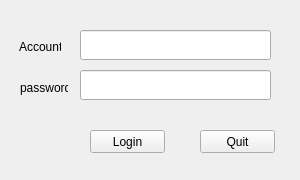
<?xml version="1.0" encoding="UTF-8"?>
<ui version="4.0">
 <class>Form</class>
 <widget class="QWidget" name="Form">
  <property name="geometry">
   <rect>
    <x>0</x>
    <y>0</y>
    <width>300</width>
    <height>180</height>
   </rect>
  </property>
  <property name="sizePolicy">
   <sizepolicy hsizetype="Fixed" vsizetype="Fixed">
    <horstretch>0</horstretch>
    <verstretch>0</verstretch>
   </sizepolicy>
  </property>
  <property name="minimumSize">
   <size>
    <width>300</width>
    <height>180</height>
   </size>
  </property>
  <property name="maximumSize">
   <size>
    <width>300</width>
    <height>180</height>
   </size>
  </property>
  <property name="windowTitle">
   <string>Form</string>
  </property>
  <widget class="QPushButton" name="btn_login">
   <property name="geometry">
    <rect>
     <x>90</x>
     <y>130</y>
     <width>75</width>
     <height>23</height>
    </rect>
   </property>
   <property name="text">
    <string>Login</string>
   </property>
  </widget>
  <widget class="QPushButton" name="btn_quit">
   <property name="geometry">
    <rect>
     <x>200</x>
     <y>130</y>
     <width>75</width>
     <height>23</height>
    </rect>
   </property>
   <property name="text">
    <string>Quit</string>
   </property>
  </widget>
  <widget class="QLabel" name="label">
   <property name="geometry">
    <rect>
     <x>19</x>
     <y>39</y>
     <width>42</width>
     <height>16</height>
    </rect>
   </property>
   <property name="text">
    <string>Account</string>
   </property>
  </widget>
  <widget class="QLineEdit" name="account">
   <property name="geometry">
    <rect>
     <x>80</x>
     <y>30</y>
     <width>191</width>
     <height>30</height>
    </rect>
   </property>
  </widget>
  <widget class="QLabel" name="label_2">
   <property name="geometry">
    <rect>
     <x>20</x>
     <y>80</y>
     <width>48</width>
     <height>16</height>
    </rect>
   </property>
   <property name="text">
    <string>password</string>
   </property>
  </widget>
  <widget class="QLineEdit" name="passtext">
   <property name="geometry">
    <rect>
     <x>80</x>
     <y>70</y>
     <width>191</width>
     <height>30</height>
    </rect>
   </property>
   <property name="echoMode">
    <enum>QLineEdit::Password</enum>
   </property>
  </widget>
 </widget>
 <resources/>
 <connections/>
</ui>
